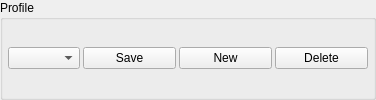
        <widget class="QGroupBox" name="profilesGroup">
         <property name="minimumSize">
          <size>
           <width>0</width>
           <height>0</height>
          </size>
         </property>
         <property name="title">
          <string>Profile</string>
         </property>
         <layout class="QHBoxLayout" name="horizontalLayout_4" stretch="2,0,0,0">
          <property name="spacing">
           <number>3</number>
          </property>
          <property name="leftMargin">
           <number>5</number>
          </property>
          <property name="topMargin">
           <number>5</number>
          </property>
          <property name="rightMargin">
           <number>5</number>
          </property>
          <property name="bottomMargin">
           <number>5</number>
          </property>
          <item>
           <widget class="QComboBox" name="comboProfiles">
            <property name="minimumSize">
             <size>
              <width>0</width>
              <height>21</height>
             </size>
            </property>
           </widget>
          </item>
          <item>
           <widget class="QPushButton" name="buttonProfilesSave">
            <property name="maximumSize">
             <size>
              <width>120</width>
                        <height>16777215</height>
             </size>
            </property>
            <property name="styleSheet">
             <string notr="true">min-width: 85px;</string>
            </property>
            <property name="text">
             <string>Save</string>
            </property>
           </widget>
          </item>
          <item>
           <widget class="QPushButton" name="buttonProfilesNew">
            <property name="maximumSize">
             <size>
              <width>120</width>
                        <height>16777215</height>
             </size>
            </property>
            <property name="styleSheet">
             <string notr="true">min-width: 85px;</string>
            </property>
            <property name="text">
             <string>New</string>
            </property>
           </widget>
          </item>
          <item>
           <widget class="QPushButton" name="buttonProfilesDelete">
            <property name="maximumSize">
             <size>
              <width>120</width>
                        <height>16777215</height>
             </size>
            </property>
            <property name="styleSheet">
             <string notr="true">min-width: 85px;</string>
            </property>
            <property name="text">
             <string>Delete</string>
            </property>
           </widget>
          </item>
         </layout>
        </widget>
